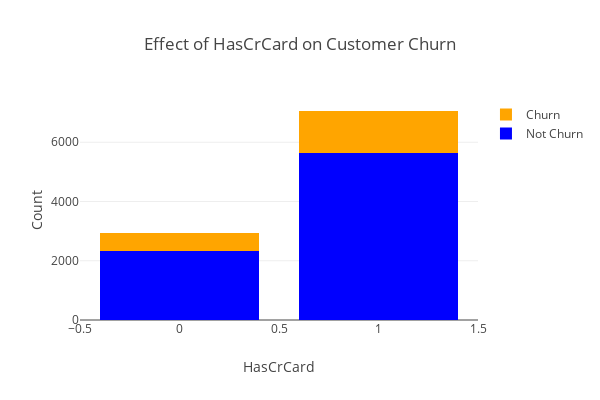

Notebook code cell kept with this figure:
### Code cell
# Let's visualize the churn ratio for customers who have a credit card.
bar_plot('HasCrCard',df,barmode='stack',width=600,height=400,color1='blue',color2='orange')

### Figure 1 — Plotly figure (JSON) as saved in the notebook; plotly's stock layout.template omitted (floating-point values rounded to 4 significant figures)
{"data": [{"marker": {"color": "blue"}, "name": "Not Churn", "type": "bar", "uid": "ba0186b9-2740-4ff5-8e48-dd4a660a55b9", "x": [1, 0], "y": [5631, 2332]}, {"marker": {"color": "orange"}, "name": "Churn", "type": "bar", "uid": "2674bf2b-3a5e-4a84-a7cd-2ea95f3258a2", "x": [1, 0], "y": [1424, 613]}], "layout": {"barmode": "stack", "height": 400, "title": {"text": "Effect of HasCrCard on Customer Churn"}, "width": 600, "xaxis": {"title": {"text": "HasCrCard"}}, "yaxis": {"title": {"text": "Count"}}}}
